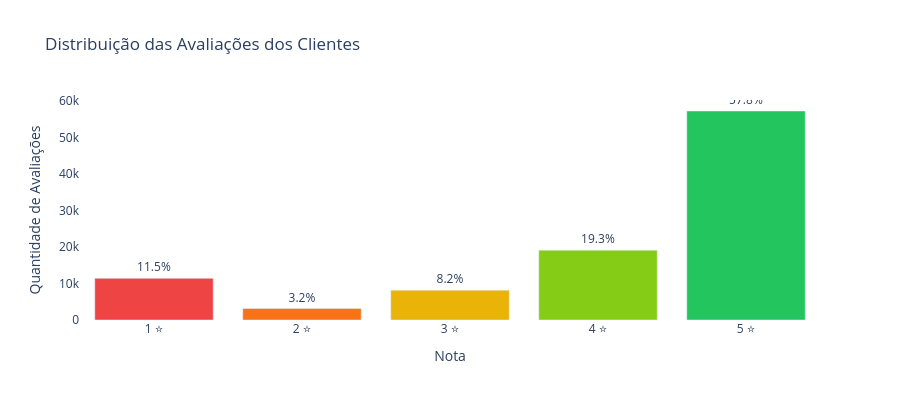

Notebook code for this chart:
### Markdown cell above
## 7. Análise de Satisfação dos Clientes

### Code cell
query_avaliacoes = """
SELECT
    review_score             AS nota,
    COUNT(*)                 AS quantidade,
    ROUND(COUNT(*) * 100.0 / SUM(COUNT(*)) OVER (), 1) AS percentual
FROM reviews
GROUP BY review_score
ORDER BY review_score
"""

avaliacoes = pd.read_sql(query_avaliacoes, conn)

cores = {
    1: '#ef4444', 2: '#f97316', 3: '#eab308',
    4: '#84cc16', 5: '#22c55e'
}

fig = go.Figure(go.Bar(
    x=avaliacoes['nota'].astype(str) + ' ⭐',
    y=avaliacoes['quantidade'],
    text=avaliacoes['percentual'].astype(str) + '%',
    textposition='outside',
    marker_color=[cores[n] for n in avaliacoes['nota']]
))

fig.update_layout(
    title='Distribuição das Avaliações dos Clientes',
    xaxis_title='Nota', yaxis_title='Quantidade de Avaliações',
    height=400, plot_bgcolor='white', paper_bgcolor='white'
)
fig.show()

positivas = avaliacoes[avaliacoes['nota'] >= 4]['percentual'].sum()
print(f"\n✅ {positivas:.1f}% das avaliações são positivas (nota 4 ou 5)")

### Figure 1 — Plotly figure (JSON) as saved in the notebook; plotly's stock layout.template omitted (floating-point values rounded to 4 significant figures)
{"data": [{"marker": {"color": ["#ef4444", "#f97316", "#eab308", "#84cc16", "#22c55e"]}, "text": ["11.5%", "3.2%", "8.2%", "19.3%", "57.8%"], "textposition": "outside", "type": "bar", "x": ["1 ⭐", "2 ⭐", "3 ⭐", "4 ⭐", "5 ⭐"], "y": [11424, 3151, 8179, 19142, 57328]}], "layout": {"height": 400, "paper_bgcolor": "white", "plot_bgcolor": "white", "title": {"text": "Distribuição das Avaliações dos Clientes"}, "xaxis": {"title": {"text": "Nota"}}, "yaxis": {"title": {"text": "Quantidade de Avaliações"}}}}
